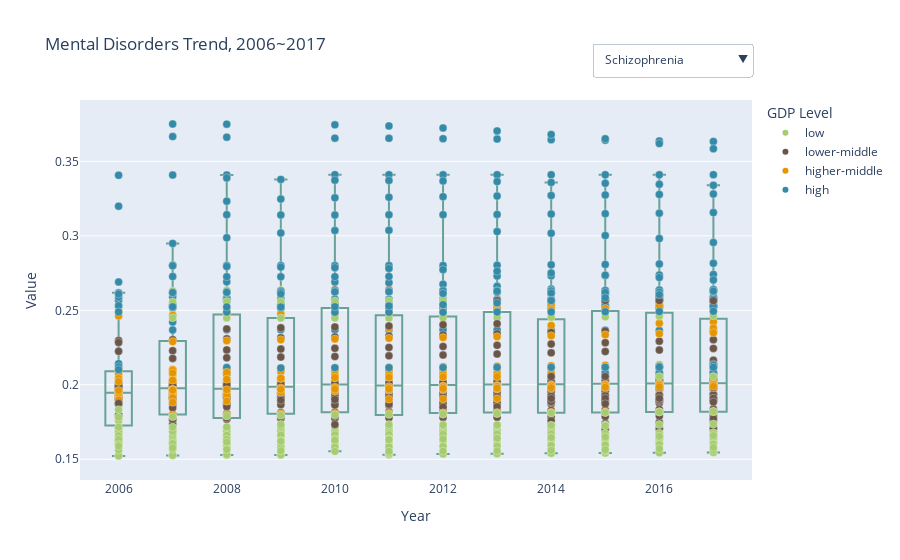

Write notebook code for a chart like this one.
### Code cell
gdp_level_map = {'low': 0, 'lower-middle': 1, 'higher-middle': 2, 'high': 3}
df['gdp_level_numeric'] = df['gdp_level'].map(gdp_level_map)
gdp_color_map = {'low': '#a6cc70', 'lower-middle': '#695649', 'higher-middle': '#E59500', 'high': '#348AA7'}


variables = [
    'Schizophrenia', 'Bipolar disorders',
    'Eating disorders', 'Anxiety disorders',
    'Drug use disorders', 'Depression', 'Alcohol use disorders'
]

# Create the initial figure with the first variable
fig = go.Figure()



# Add traces for box plot and strip plot
for var in variables:
    fig.add_trace(
        go.Box(
            x=df['Year'],
            y=df[var],
            name=f"Box: {var}",
            boxpoints='outliers',
            fillcolor='rgba(0,0,0,0)',
            visible=(var == 'Schizophrenia'),  
            showlegend=False,
            line=dict(color='#69A197'),
            hoverinfo='skip',
            
        )
    )
    fig.add_trace(
        go.Scatter(
            x=df['Year'],
            y=df[var],
            mode='markers',
            name=f"Strip: {var}",
            visible=(var == 'Schizophrenia'),
            marker=dict(
                size=8,
                line = dict(width=0.3,color='white'),
                color=[gdp_color_map[level] for level in df['gdp_level']],  # Use custom color mapping
            ),
            
            showlegend= False,
            customdata = df[['Country Name']].values,
            hovertemplate = 'Country: %{customdata[0]}<br>' + 'Year: %{x}<br>'+ '%{y:.2f}' + '<extra></extra>'

        )
    )

for level, color in gdp_color_map.items():
    fig.add_trace(go.Scatter(
        x=[None], y=[None],  
        mode='markers',  
        marker=dict(color=color),  
        name= f'{level}',  
        showlegend=True,  # Show this in the legend
        legendgroup="gdp_level",  # Group all GDP levels together in the legend
    ))
    



# Create a list of buttons for the dropdown menu
buttons = []
for i, var in enumerate(variables):

    visibility = [False] * (2 * len(variables))  # Two traces (box and strip) per variable
    visibility[2 * i] = True  # Enable box plot for this variable
    visibility[2 * i + 1] = True  # Enable strip plot for this variable
    
    for _ in gdp_color_map:
        visibility.append(True)

    
    buttons.append(dict(
        label=var,
        method="update",
        args=[{"visible": visibility}]
    ))

# Update the figure with dropdown menu
fig.update_layout(
    updatemenus=[dict(
        active=0,
        buttons=buttons,
        direction="down",
        showactive=True,
        x=1,
        xanchor="right",
        y=1.15,
        yanchor="top"
    )],
    xaxis_title="Year",
    yaxis_title="Value",
    title="Mental Disorders Trend, 2006~2017",
    
   
    legend=dict(
        title='GDP Level',
        tracegroupgap=10,
        
    ) 
)

# Show the figure
fig.show()

### Figure 1 — Plotly figure (JSON) as saved in the notebook; plotly's stock layout.template omitted (floating-point values rounded to 4 significant figures; data arrays with more than 128 entries replaced by an {"elided": "..."} marker saying what was removed)
{"data": [{"boxpoints": "outliers", "fillcolor": "rgba(0,0,0,0)", "hoverinfo": "skip", "line": {"color": "#69A197"}, "name": "Box: Schizophrenia", "showlegend": false, "type": "box", "visible": true, "x": {"elided": "1220 int values"}, "y": {"elided": "1220 float values"}}, {"customdata": {"elided": "1220x1 str values"}, "hovertemplate": "Country: %{customdata[0]}<br>Year: %{x}<br>%{y:.2f}<extra></extra>", "marker": {"color": {"elided": "1220 str values"}, "line": {"color": "white", "width": 0.3}, "size": 8}, "mode": "markers", "name": "Strip: Schizophrenia", "showlegend": false, "type": "scatter", "visible": true, "x": {"elided": "1220 int values"}, "y": {"elided": "1220 float values"}}, {"boxpoints": "outliers", "fillcolor": "rgba(0,0,0,0)", "hoverinfo": "skip", "line": {"color": "#69A197"}, "name": "Box: Bipolar disorders", "showlegend": false, "type": "box", "visible": false, "x": {"elided": "1220 int values"}, "y": {"elided": "1220 float values"}}, {"customdata": {"elided": "1220x1 str values"}, "hovertemplate": "Country: %{customdata[0]}<br>Year: %{x}<br>%{y:.2f}<extra></extra>", "marker": {"color": {"elided": "1220 str values"}, "line": {"color": "white", "width": 0.3}, "size": 8}, "mode": "markers", "name": "Strip: Bipolar disorders", "showlegend": false, "type": "scatter", "visible": false, "x": {"elided": "1220 int values"}, "y": {"elided": "1220 float values"}}, {"boxpoints": "outliers", "fillcolor": "rgba(0,0,0,0)", "hoverinfo": "skip", "line": {"color": "#69A197"}, "name": "Box: Eating disorders", "showlegend": false, "type": "box", "visible": false, "x": {"elided": "1220 int values"}, "y": {"elided": "1220 float values"}}, {"customdata": {"elided": "1220x1 str values"}, "hovertemplate": "Country: %{customdata[0]}<br>Year: %{x}<br>%{y:.2f}<extra></extra>", "marker": {"color": {"elided": "1220 str values"}, "line": {"color": "white", "width": 0.3}, "size": 8}, "mode": "markers", "name": "Strip: Eating disorders", "showlegend": false, "type": "scatter", "visible": false, "x": {"elided": "1220 int values"}, "y": {"elided": "1220 float values"}}, {"boxpoints": "outliers", "fillcolor": "rgba(0,0,0,0)", "hoverinfo": "skip", "line": {"color": "#69A197"}, "name": "Box: Anxiety disorders", "showlegend": false, "type": "box", "visible": false, "x": {"elided": "1220 int values"}, "y": {"elided": "1220 float values"}}, {"customdata": {"elided": "1220x1 str values"}, "hovertemplate": "Country: %{customdata[0]}<br>Year: %{x}<br>%{y:.2f}<extra></extra>", "marker": {"color": {"elided": "1220 str values"}, "line": {"color": "white", "width": 0.3}, "size": 8}, "mode": "markers", "name": "Strip: Anxiety disorders", "showlegend": false, "type": "scatter", "visible": false, "x": {"elided": "1220 int values"}, "y": {"elided": "1220 float values"}}, {"boxpoints": "outliers", "fillcolor": "rgba(0,0,0,0)", "hoverinfo": "skip", "line": {"color": "#69A197"}, "name": "Box: Drug use disorders", "showlegend": false, "type": "box", "visible": false, "x": {"elided": "1220 int values"}, "y": {"elided": "1220 float values"}}, {"customdata": {"elided": "1220x1 str values"}, "hovertemplate": "Country: %{customdata[0]}<br>Year: %{x}<br>%{y:.2f}<extra></extra>", "marker": {"color": {"elided": "1220 str values"}, "line": {"color": "white", "width": 0.3}, "size": 8}, "mode": "markers", "name": "Strip: Drug use disorders", "showlegend": false, "type": "scatter", "visible": false, "x": {"elided": "1220 int values"}, "y": {"elided": "1220 float values"}}, {"boxpoints": "outliers", "fillcolor": "rgba(0,0,0,0)", "hoverinfo": "skip", "line": {"color": "#69A197"}, "name": "Box: Depression", "showlegend": false, "type": "box", "visible": false, "x": {"elided": "1220 int values"}, "y": {"elided": "1220 float values"}}, {"customdata": {"elided": "1220x1 str values"}, "hovertemplate": "Country: %{customdata[0]}<br>Year: %{x}<br>%{y:.2f}<extra></extra>", "marker": {"color": {"elided": "1220 str values"}, "line": {"color": "white", "width": 0.3}, "size": 8}, "mode": "markers", "name": "Strip: Depression", "showlegend": false, "type": "scatter", "visible": false, "x": {"elided": "1220 int values"}, "y": {"elided": "1220 float values"}}, {"boxpoints": "outliers", "fillcolor": "rgba(0,0,0,0)", "hoverinfo": "skip", "line": {"color": "#69A197"}, "name": "Box: Alcohol use disorders", "showlegend": false, "type": "box", "visible": false, "x": {"elided": "1220 int values"}, "y": {"elided": "1220 float values"}}, {"customdata": {"elided": "1220x1 str values"}, "hovertemplate": "Country: %{customdata[0]}<br>Year: %{x}<br>%{y:.2f}<extra></extra>", "marker": {"color": {"elided": "1220 str values"}, "line": {"color": "white", "width": 0.3}, "size": 8}, "mode": "markers", "name": "Strip: Alcohol use disorders", "showlegend": false, "type": "scatter", "visible": false, "x": {"elided": "1220 int values"}, "y": {"elided": "1220 float values"}}, {"legendgroup": "gdp_level", "marker": {"color": "#a6cc70"}, "mode": "markers", "name": "low", "showlegend": true, "type": "scatter", "x": [null], "y": [null]}, {"legendgroup": "gdp_level", "marker": {"color": "#695649"}, "mode": "markers", "name": "lower-middle", "showlegend": true, "type": "scatter", "x": [null], "y": [null]}, {"legendgroup": "gdp_level", "marker": {"color": "#E59500"}, "mode": "markers", "name": "higher-middle", "showlegend": true, "type": "scatter", "x": [null], "y": [null]}, {"legendgroup": "gdp_level", "marker": {"color": "#348AA7"}, "mode": "markers", "name": "high", "showlegend": true, "type": "scatter", "x": [null], "y": [null]}], "layout": {"legend": {"title": {"text": "GDP Level"}, "tracegroupgap": 10}, "title": {"text": "Mental Disorders Trend, 2006~2017"}, "updatemenus": [{"active": 0, "buttons": [{"args": [{"visible": [true, true, false, false, false, false, false, false, false, false, false, false, false, false, true, true, true, true]}], "label": "Schizophrenia", "method": "update"}, {"args": [{"visible": [false, false, true, true, false, false, false, false, false, false, false, false, false, false, true, true, true, true]}], "label": "Bipolar disorders", "method": "update"}, {"args": [{"visible": [false, false, false, false, true, true, false, false, false, false, false, false, false, false, true, true, true, true]}], "label": "Eating disorders", "method": "update"}, {"args": [{"visible": [false, false, false, false, false, false, true, true, false, false, false, false, false, false, true, true, true, true]}], "label": "Anxiety disorders", "method": "update"}, {"args": [{"visible": [false, false, false, false, false, false, false, false, true, true, false, false, false, false, true, true, true, true]}], "label": "Drug use disorders", "method": "update"}, {"args": [{"visible": [false, false, false, false, false, false, false, false, false, false, true, true, false, false, true, true, true, true]}], "label": "Depression", "method": "update"}, {"args": [{"visible": [false, false, false, false, false, false, false, false, false, false, false, false, true, true, true, true, true, true]}], "label": "Alcohol use disorders", "method": "update"}], "direction": "down", "showactive": true, "x": 1, "xanchor": "right", "y": 1.15, "yanchor": "top"}], "xaxis": {"title": {"text": "Year"}}, "yaxis": {"title": {"text": "Value"}}}}
